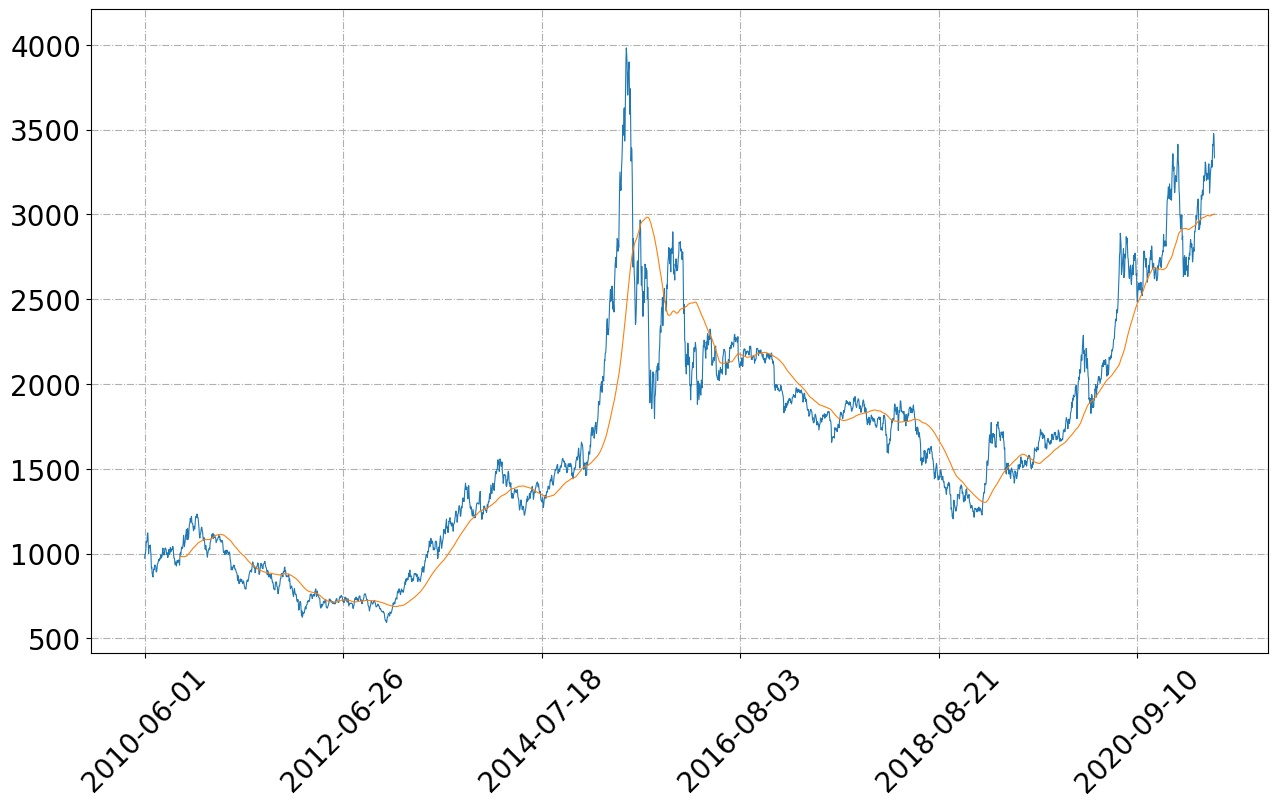

Write Python code to recreate this figure.
# @Site   :  https://github.com/pynote/investnote
# @Author :  老涂数据投研(py_invest_note)

import os.path
import pandas as pd
import matplotlib as mpl
import mplfinance as mpf
from cycler import cycler
import akshare as ak

# data
s_code = 'sz399006'
pkl_name = '{}.pkl'.format(s_code)
try:
    df = pd.read_pickle(pkl_name)
except FileNotFoundError:
    df = ak.stock_zh_index_daily(s_code)
    df.to_pickle(pkl_name)

print(df)

# plot
kwargs = dict(
    type='line',
    mav=(90,),  # 90日均线
    volume=False,  # 不显示成交量
    title='',
    ylabel='',
    ylabel_lower='',
    fontscale=2,
    figratio=(16, 9),  # 宽高比
    figscale=1.6)  # 图片大小

mc = mpf.make_marketcolors(
    up='red',
    down='green',
    edge='i',
    wick='i',
    volume='i',
    inherit=True)

s = mpf.make_mpf_style(
    gridaxis='both',
    gridstyle='-.',
    y_on_right=False,
    marketcolors=mc)

# https://matplotlib.org/stable/gallery/color/named_colors.html
mpl.rcParams['axes.prop_cycle'] = cycler(
    color=['dodgerblue', 'deeppink', 'navy', 'teal', 'maroon', 'darkorange', 'indigo'])
mpl.rcParams['lines.linewidth'] = 1
mpl.rcParams['axes.unicode_minus'] = False

mpf.plot(df,
         **kwargs,
         style=s,
         datetime_format='%Y-%m-%d',
         show_nontrading=False,
         savefig=dict(fname='{}.jpg'.format(os.path.splitext(os.path.basename(__file__))[0]), bbox_inches='tight'))
